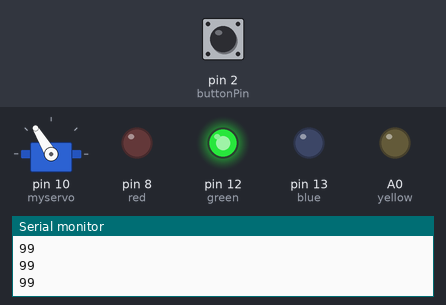
Recording of a sketch running on a simulated Arduino Uno, built with avr-gcc and run on an emulated ATmega328P. Shown: servo, output pins drawn as LEDs (lit = HIGH), the last lines printed to the serial monitor. Inputs (shaded band) come from the test bench; at power-on: pin 2 (buttonPin) LOW.

Above: at 4.6 s.
4.7 s: pin 2 (buttonPin) pulled HIGH for 2.3 s
At 4.97 s:
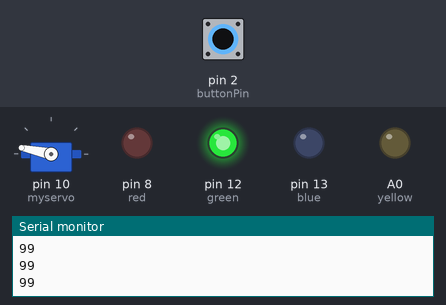
At 5.98 s:
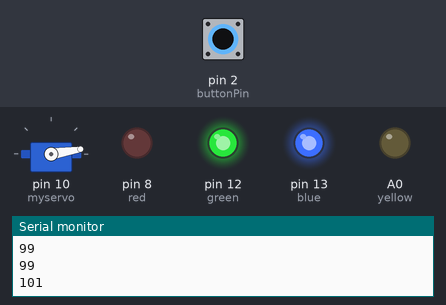
Timing chart, 0 to 14.5 s (numbered marks = the images above; inputs shaded):
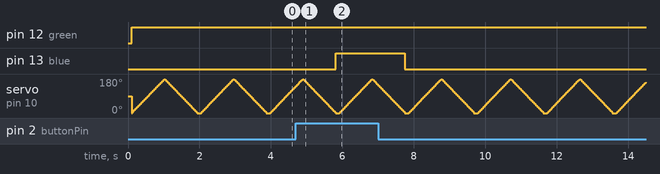

The sketch:

Tamagotchi.ino
```cpp
#include <Servo.h>

// constants won't change. They're used here to set pin numbers:
// twelve servo objects can be created on most boards
const int buttonPin = 2;  // the number of the pushbutton pin
const int green = 12;    // the number of the LED pin
const int red = 8;
const int blue = 13;
const int yellow = A0;
Servo myservo;  // create servo object to control a servo

// variables will change:
int buttonState = 0;  // variable for reading the pushbutton status
double happy = 100;
int pos = 0;

void setup() {
  // initialize the LED pin as an output:
  pinMode(green, OUTPUT);
  pinMode(red, OUTPUT);
  pinMode(blue, OUTPUT);
  pinMode(yellow, OUTPUT);
  // initialize the pushbutton pin as an input:
  pinMode(buttonPin, INPUT);
  myservo.attach(10);  // attaches the servo on pin 9 to the servo object
  Serial.begin(9600);
}

void loop() {
  // read the state of the pushbutton value:
  buttonState = digitalRead(buttonPin);

  //feeding button
  if (buttonState == HIGH && happy > -10) {
    digitalWrite(blue, HIGH); //blue light turns on when button is pressed
    delay(100);
    happy += 2; //add 5 points to happiness ever time button is pressed
    Serial.println(int(happy));
  }
  else if (buttonState == HIGH && happy <= -10) { // if the pet is dead and the button is pressed
    digitalWrite(blue, LOW);
    digitalWrite(yellow, HIGH);
    happy = 10; //reset happiness to 10
    Serial.println(int(happy));
  }
  else {
    digitalWrite(blue, LOW);
    digitalWrite(yellow, LOW);
    delay(100);
    happy -= 0.1; // happiness decrease by 1 every second
    Serial.println(int(happy));
  }

  //pet is happy and full
  if (happy > 20) {
    //Green (happy) light remains on
    digitalWrite(green, HIGH);
    //Red light is off
    digitalWrite(red, LOW);
    sweep();
  }
  //pet starts getting hungry and unhappy
  else if (happy <= 20 && happy > 0) {
    //Green (happy) light blinks
    digitalWrite(green, HIGH);
    delay(250);
    digitalWrite(green, LOW);
    delay(250);

    //Red light is off
    digitalWrite(red, LOW);
  }
  //pet is hungry and unhappy
  else if (happy <= 0 && happy > -10) {
    //Green (happy) light turns off
    digitalWrite(green, LOW);
    //Red light turns on
    digitalWrite(red, HIGH);
    delay(250);
    digitalWrite(red, LOW);
    delay(250);
  }
  //pet is dead
  else if (happy <= -10) {
    digitalWrite(red, HIGH);
  }
}

void sweep() {
  for (pos = 0; pos <= 180; pos += 1) { // goes from 0 degrees to 180 degrees
    // in steps of 1 degree
    myservo.write(pos);              // tell servo to go to position in variable 'pos'
    delay(5);                       // waits 15ms for the servo to reach the position
  }
  for (pos = 180; pos >= 0; pos -= 1) { // goes from 180 degrees to 0 degrees
    myservo.write(pos);              // tell servo to go to position in variable 'pos'
    delay(5);                       // waits 15ms for the servo to reach the position
  }
}
```

Measured:
- after the input at 4.7 s, pin 13 (blue): LOW → HIGH after 1.1 s, → LOW 1.9 s later
